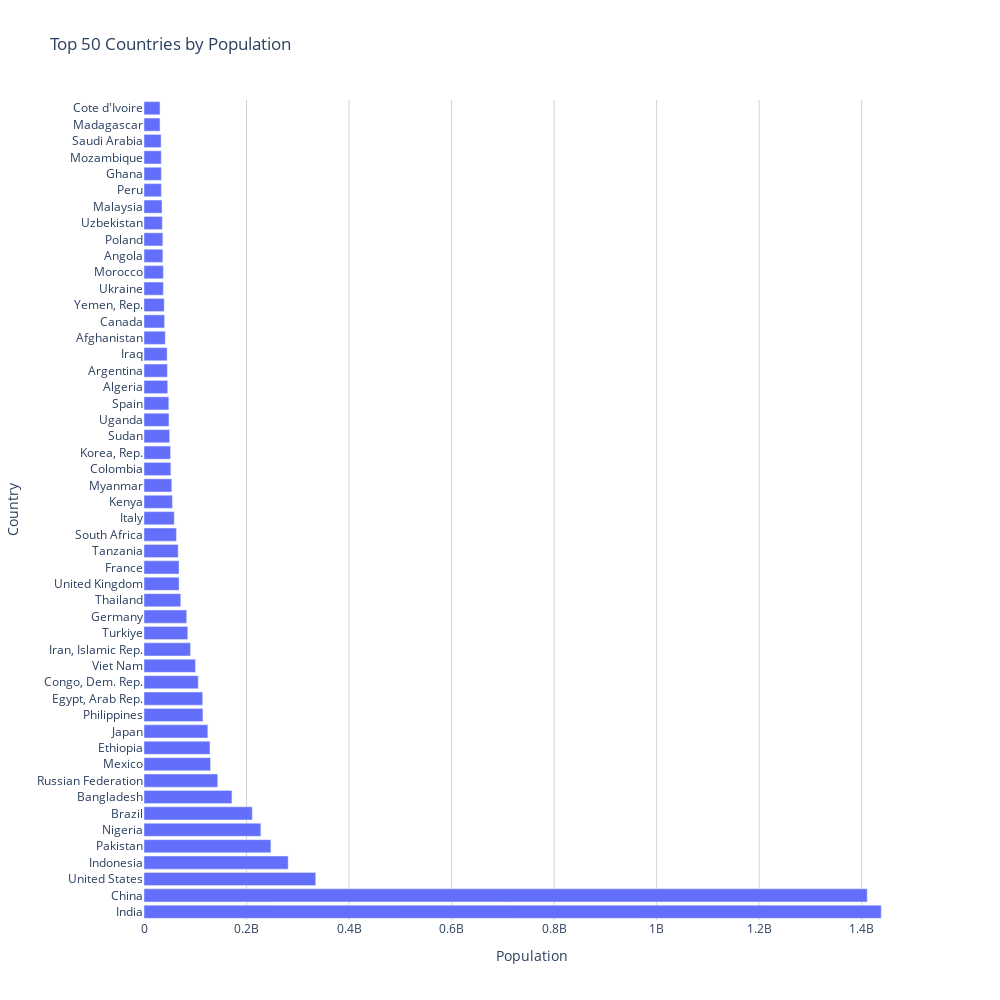

Source (notebook cell):
### Code cell
top_countries_by_population(50)

### Figure 1 — Plotly figure (JSON) as saved in the notebook; plotly's stock layout.template omitted (floating-point values rounded to 4 significant figures)
{"data": [{"customdata": [["IND", 1438069596], ["CHN", 1410710000], ["USA", 334914895], ["IDN", 281190067], ["PAK", 247504495], ["NGA", 227882945], ["BRA", 211140729], ["BGD", 171466990], ["RUS", 143826130], ["MEX", 129739759], ["ETH", 128691692], ["JPN", 124516650], ["PHL", 114891199], ["EGY", 114535772], ["COD", 105789731], ["VNM", 100352192], ["IRN", 90608707], ["TUR", 85325965], ["DEU", 83280000], ["THA", 71702435], ["GBR", 68350000], ["FRA", 68287487], ["TZA", 66617606], ["ZAF", 63212384], ["ITA", 58993475], ["KEN", 55339003], ["MMR", 54133798], ["COL", 52321152], ["KOR", 51712619], ["SDN", 50042791], ["UGA", 48656601], ["ESP", 48347910], ["DZA", 46164219], ["ARG", 45538401], ["IRQ", 45074049], ["AFG", 41454761], ["CAN", 40097761], ["YEM", 39390799], ["UKR", 37732836], ["MAR", 37712505], ["AGO", 36749906], ["POL", 36687353], ["UZB", 35652307], ["MYS", 35126298], ["PER", 33845617], ["GHA", 33787914], ["MOZ", 33635160], ["SAU", 33264292], ["MDG", 31195932], ["CIV", 31165654]], "hovertemplate": "<b>Country</b>: %{y}<br><b>Country Code</b>: %{customdata[0]}<br><b>Population</b>: %{customdata[1]:,}<br>", "legendgroup": "", "marker": {"color": "#636efa", "pattern": {"shape": ""}}, "name": "", "orientation": "h", "showlegend": false, "textposition": "auto", "type": "bar", "x": [1438069596, 1410710000, 334914895, 281190067, 247504495, 227882945, 211140729, 171466990, 143826130, 129739759, 128691692, 124516650, 114891199, 114535772, 105789731, 100352192, 90608707, 85325965, 83280000, 71702435, 68350000, 68287487, 66617606, 63212384, 58993475, 55339003, 54133798, 52321152, 51712619, 50042791, 48656601, 48347910, 46164219, 45538401, 45074049, 41454761, 40097761, 39390799, 37732836, 37712505, 36749906, 36687353, 35652307, 35126298, 33845617, 33787914, 33635160, 33264292, 31195932, 31165654], "xaxis": "x", "y": ["India", "China", "United States", "Indonesia", "Pakistan", "Nigeria", "Brazil", "Bangladesh", "Russian Federation", "Mexico", "Ethiopia", "Japan", "Philippines", "Egypt, Arab Rep.", "Congo, Dem. Rep.", "Viet Nam", "Iran, Islamic Rep.", "Turkiye", "Germany", "Thailand", "United Kingdom", "France", "Tanzania", "South Africa", "Italy", "Kenya", "Myanmar", "Colombia", "Korea, Rep.", "Sudan", "Uganda", "Spain", "Algeria", "Argentina", "Iraq", "Afghanistan", "Canada", "Yemen, Rep.", "Ukraine", "Morocco", "Angola", "Poland", "Uzbekistan", "Malaysia", "Peru", "Ghana", "Mozambique", "Saudi Arabia", "Madagascar", "Cote d'Ivoire"], "yaxis": "y"}], "layout": {"barmode": "relative", "height": 1000, "legend": {"tracegroupgap": 0}, "plot_bgcolor": "white", "title": {"text": "Top 50 Countries by Population"}, "width": 1000, "xaxis": {"anchor": "y", "domain": [0, 1], "gridcolor": "lightgray", "gridwidth": 1, "showgrid": true, "title": {"text": "Population"}}, "yaxis": {"anchor": "x", "domain": [0, 1], "showgrid": false, "tickangle": 0, "title": {"text": "Country"}}}}
